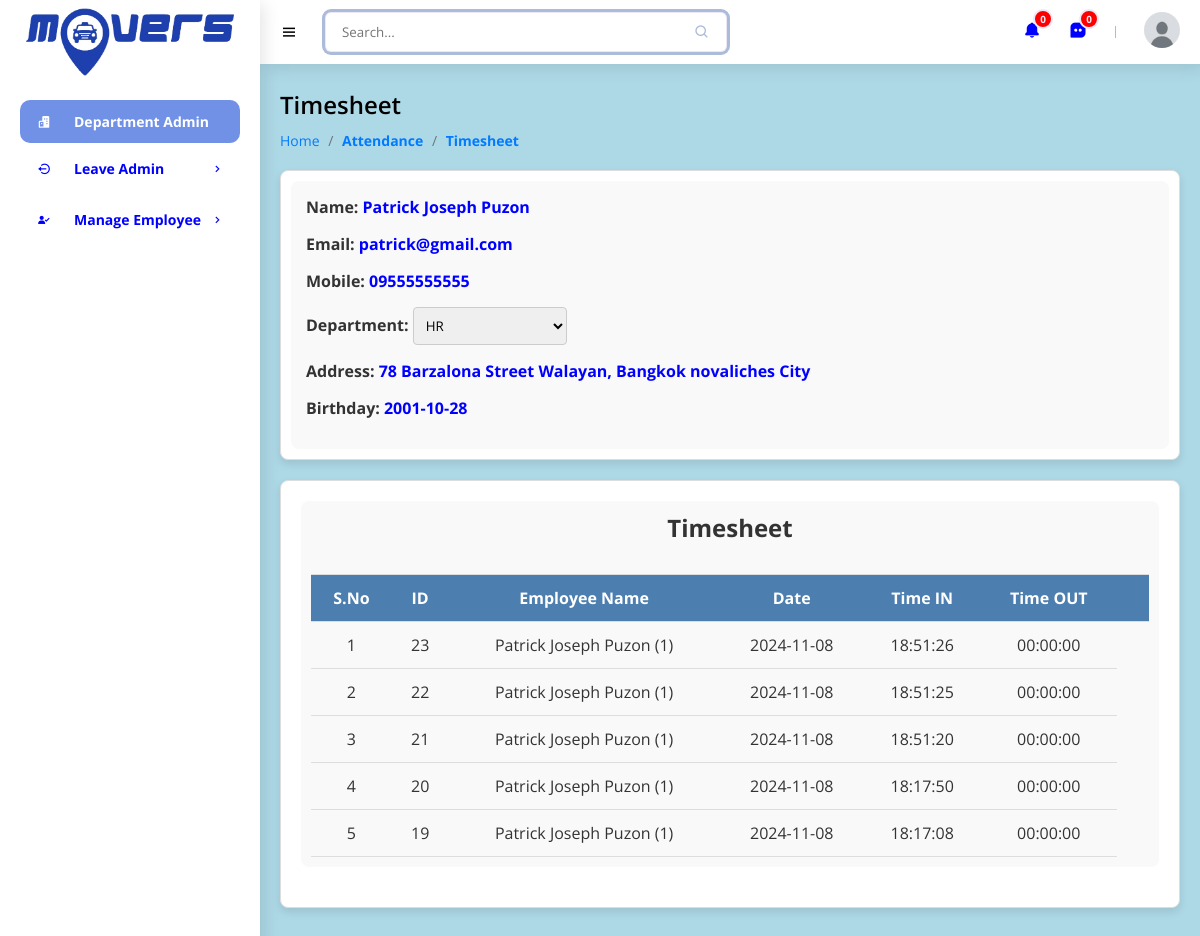
The app's page /h3timesheet.php?id=1 (signed in) with its own data.
### tables this page shows
CREATE TABLE `employee` (
  `id` int(11) NOT NULL,
  `name` varchar(255) NOT NULL,
  `email` varchar(255) NOT NULL,
  `mobile` varchar(15) NOT NULL,
  `password` varchar(20) NOT NULL,
  `department_id` int(11) NOT NULL,
  `address` varchar(2000) NOT NULL,
  `birthday` date NOT NULL,
  `role` int(11) NOT NULL
);

CREATE TABLE `attendance` (
  `id` int(11) NOT NULL,
  `e_attendance_id` int(11) NOT NULL,
  `date` date NOT NULL,
  `time_in` time NOT NULL,
  `time_out` time NOT NULL
);

### h3timesheet.php (the view, shortened to what this page needs)
<?php
require('sidebar_navbar_footer/h3sidebar_nav.php');
$name='';
$email='';
$mobile='';
$department_id='';
$address='';
$birthday='';
if(isset($_GET['id'])){
	$id=mysqli_real_escape_string($con,$_GET['id']);
	$res=mysqli_query($con,"select * from employee where id='$id'");
	$row=mysqli_fetch_assoc($res);
	$name=$row['name'];
	$email=$row['email'];
	$mobile=$row['mobile'];
	$department_id=$row['department_id'];
	$address=$row['address'];
	$birthday=$row['birthday'];
}
if($_SESSION['ROLE']==1){
	$sql="select `attendance`.*, employee.name,employee.id as e_attendance_id from `attendance`,employee where `attendance`.e_attendance_id=employee.id order by `attendance`.id desc";
}else{
	$e_attendance_id=$_SESSION['USER_ID'];
	$sql="select `attendance`.*, employee.name ,employee.id as e_attendance_id from `attendance`,employee where `attendance`.e_attendance_id='$e_attendance_id' and `attendance`.e_attendance_id=employee.id order by `attendance`.id desc";
}
$res2=mysqli_query($con,$sql);
?>
    <main>
        <h1 class="h3title">Timesheet</h1>
        <ul class="h3breadcrumbs">
            <li><a href="h3dashboard.php">Home</a></li>
            <li class="h3divider">/</a></li>
            <li><a href="#" class="h3active">Attendance</a></li>
            <li class="h3divider">/</a></li>
            <li><a href="#" class="h3active">Timesheet</a></li>
        </ul>
				<div class="time-container">
		 			<div class="card1">
                        <div class="card-body1">
                           <form method="post">
							   <div class="form-group1">
									<label class=" form-control-label1">Name: <span style="color:blue"><?php echo $name?></span></label>
								</div>
								<div class="form-group1">
									<label class=" form-control-label1">Email: <span style="color:blue"><?php echo $email?></span></label>
								</div>
								<div class="form-group1">
									<label class=" form-control-label1">Mobile: <span style="color:blue"><?php echo $mobile?></span></label>
								</div>
								<div class="form-group1">
									<label class=" form-control-label1">Department: <select name="department_id" required class="form-control-1">
										<?php
										$res=mysqli_query($con,"select * from department order by department desc");
										while($row=mysqli_fetch_assoc($res)){
											if($department_id==$row['id']){
												echo "<option selected='selected' value=".$row['id'].">".$row['department']."</option>";
											}else{
												echo "<option value=".$row['id'].">".$row['department']."</option>";
											}
										}
										?>
									</select></label>
								</div>
								<div class="form-group1">
									<label class=" form-control-label1">Address: <span style="color:blue"><?php echo $address?></span></label>
								</div>
								<div class="form-group1">
									<label class=" form-control-label1">Birthday: <span style="color:blue"><?php echo $birthday?></span></label>
								</div>
							  </form>
                        </div>
					</div>
				</div>
                <div class="time2-container">
						<div class="card2">
							<div class="card-body2">
							<h4 class="box-title2">Timesheet </h4>
							</div>
							<div class="card-body-2">
							<div class="table-stats order-table ov-h">
								<table class="table2 ">
									<thead>
										<tr>
										<th >S.No</th>
										<th >ID</th>
										<th >Employee Name</th>
										<th >Date</th>
										<th >Time IN</th>
										<th >Time OUT</th>
										<th ></th>
										</tr>
									</thead>
									<tbody>
										<?php
										$i=1;
										while($row=mysqli_fetch_assoc($res2)){?>
										<tr>
										<td><?php echo $i?></td>
										<td><?php echo $row['id']?></td>
										<td><?php echo $row['name'].' ('.$row['e_attendance_id'].')'?></td>
										<td><?php echo $row['date']?></td>
                                      	<td><?php echo $row['time_in']?></td>
									   	<td><?php echo $row['time_out']?></td>
										</tr>
										<?php
										$i++;
										} ?>
									</tbody>
								</table>
							</div>
							</div>
						</div>
					</div>
    </main>
<?php
require('sidebar_navbar_footer/h3continuation.php');
?>

### css/h3style.css (style rules this page uses)
* { font-family: 'Open Sans', sans-serif; margin: 0; padding: 0; box-sizing: border-box; }
:root { --dark-blue: #3D52A0; --light-blue: #7091e6; --dark-grey: #8697c4; --grey: #adbbda; --light-grey: #ede8f5; --blue: #0000FF; --white: #fff; --red: #ff0000; --green: #81d438; --black: #0b0c10; --light-black: #1f2833; --grey2: #c5c6c7; --light-sky: #66fcf1; --dark-sky: #45a29e; }
html { overflow-x: hidden; }
body { background: lightblue; margin: 0; padding: 0; }
a { text-decoration: none; }
li { list-style: none; }
main { width: 100%; padding: 24px 20px 20px 20px; margin: 0 auto; }
main .h3title { font-size: 24px; font-weight: 600; margin-bottom: 10px; display: inline-block; }
.h3breadcrumbs { list-style: none; padding: 0; margin: 0 0 20px; font-size: 14px; }
.h3breadcrumbs li { display: inline; }
.h3breadcrumbs a { color: #007bff; text-decoration: none; }
.h3breadcrumbs .h3divider { margin: 0 5px; color: #6c757d; }
.h3breadcrumbs .h3active { font-weight: bold; }

### css/h3tablesformsdesign.css (style rules this page uses)
h4 { font-weight: 600; margin: 0; }

### css/h3attenddesign.css (style rules this page uses)
.time-container { margin: 20px auto; padding: 10px; background-color: #ffffff; border-radius: 8px; box-shadow: 0 4px 8px rgba(0, 0, 0, 0.1); border: 1px solid #ddd; width: 80% auto; }
.card-body1 { background-color: #f9f9f9; border-radius: 8px; padding: 15px; width: 80% auto; }
.form-group1 { display: flex; margin-bottom: 15px; width: 80% auto; }
.form-control-label1 { font-weight: bold; color: #333; width: 80% auto; text-align: left; }
.form-control-1 { width: 60% auto; padding: 8px; border: 1px solid #ccc; border-radius: 4px; }
.time2-container { margin: 20px auto; padding: 20px; background-color: #ffffff; border-radius: 8px; box-shadow: 0 4px 8px rgba(0, 0, 0, 0.1); border: 1px solid #ddd; }
.card2 { background-color: #f9f9f9; padding: 10px; border-radius: 8px; margin-bottom: 20px; }
.card-body2 { padding: 0px 0px 10px 0px; border-bottom: 1px solid #ddd; }
.box-title2 { font-size: 24px; font-weight: bold; color: #333; margin-bottom: 20px; text-align: center; }
.table2 { width: 100%; border-collapse: collapse; }
.table2 th, .table2 td { padding: 12px; text-align: center; border-bottom: 1px solid #ddd; }
.table2 th { background-color: #4c7faf; color: white; }
.table2 td { color: #333; }

### records on screen
employee: name "Patrick Joseph Puzon", email "patrick@gmail.com", mobile "09555555555", address "78 Barzalona Street Walayan, Bangkok novaliches City", birthday "2001-10-28"
attendance: id "23", employee.name "Patrick Joseph Puzon", employee.id "1", date "2024-11-08", time_in "18:51:26", time_out "00:00:00"
attendance: id "22", employee.name "Patrick Joseph Puzon", employee.id "1", date "2024-11-08", time_in "18:51:25", time_out "00:00:00"
attendance: id "21", employee.name "Patrick Joseph Puzon", employee.id "1", date "2024-11-08", time_in "18:51:20", time_out "00:00:00"
attendance: id "20", employee.name "Patrick Joseph Puzon", employee.id "1", date "2024-11-08", time_in "18:17:50", time_out "00:00:00"
attendance: id "19", employee.name "Patrick Joseph Puzon", employee.id "1", date "2024-11-08", time_in "18:17:08", time_out "00:00:00"

### other values on screen
form field department_id "HR"
